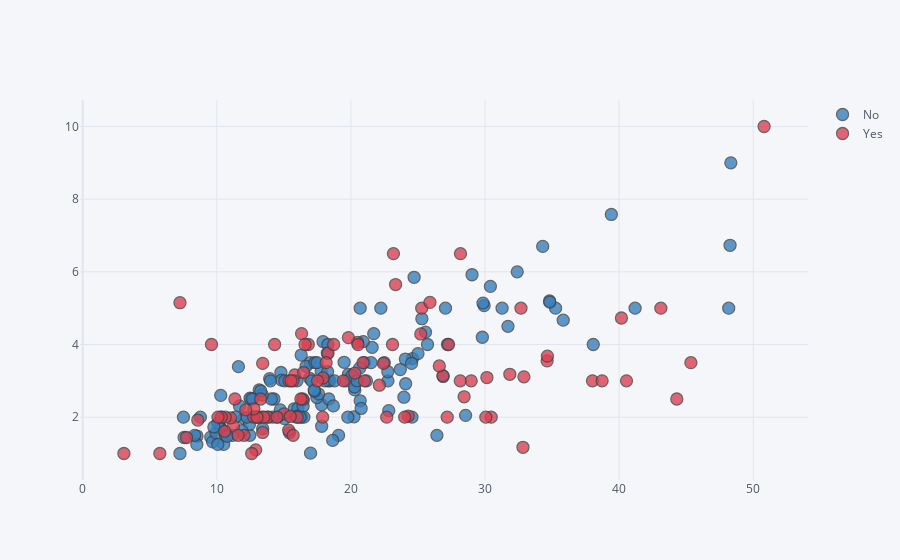

The notebook cell this image was saved under:
### Code cell
df2[['total_bill','tip', 'smoker']].iplot(x = 'total_bill', y = 'tip', colors=['blue', 'red'], categories = 'smoker', mode = 'markers')

### Figure 1 — Plotly figure (JSON) as saved in the notebook; plotly's stock layout.template omitted (floating-point values rounded to 4 significant figures; data arrays with more than 128 entries replaced by an {"elided": "..."} marker saying what was removed)
{"data": [{"marker": {"color": "rgba(55, 128, 191, 1.0)", "line": {"width": 1.3}, "opacity": 0.8, "size": 12, "symbol": "circle"}, "mode": "markers", "name": "No", "textfont": {"color": "#4D5663"}, "type": "scatter", "x": {"elided": "151 float values"}, "y": {"elided": "151 float values"}}, {"marker": {"color": "rgba(219, 64, 82, 1.0)", "line": {"width": 1.3}, "opacity": 0.8, "size": 12, "symbol": "circle"}, "mode": "markers", "name": "Yes", "textfont": {"color": "#4D5663"}, "type": "scatter", "x": [38.01, 11.24, 20.29, 13.81, 11.02, 18.29, 3.07, 15.01, 26.86, 25.28, 17.92, 19.44, 32.68, 28.97, 5.75, 16.32, 40.17, 27.28, 12.03, 21.01, 11.35, 15.38, 44.3, 22.42, 15.36, 20.49, 25.21, 14.31, 16, 17.51, 10.59, 10.63, 50.81, 15.81, 7.25, 31.85, 16.82, 32.9, 17.89, 14.48, 9.6, 34.63, 34.65, 23.33, 45.35, 23.17, 40.55, 20.9, 30.46, 18.15, 23.1, 15.69, 19.81, 28.44, 15.48, 16.58, 10.34, 43.11, 13, 13.51, 18.71, 12.74, 13, 16.4, 20.53, 16.47, 26.59, 38.73, 24.27, 12.76, 30.06, 25.89, 13.27, 28.17, 12.9, 28.15, 11.59, 7.74, 30.14, 12.16, 13.42, 8.58, 13.42, 16.27, 10.09, 22.12, 24.01, 15.69, 15.53, 12.6, 32.83, 27.18, 22.67], "y": [3, 1.76, 3.21, 2, 1.98, 3.76, 1, 2.09, 3.14, 5, 3.08, 3, 5, 3, 1, 4.3, 4.73, 4, 1.5, 3, 2.5, 3, 2.5, 3.48, 1.64, 4.06, 4.29, 4, 2, 3, 1.61, 2, 10, 3.16, 5.15, 3.18, 4, 3.11, 2, 2, 4, 3.55, 3.68, 5.65, 3.5, 6.5, 3, 3.5, 2, 3.5, 4, 1.5, 4.19, 2.56, 2.02, 4, 2, 5, 2, 2, 4, 2.01, 2, 2.5, 4, 3.23, 3.41, 3, 2.03, 2.23, 2, 5.16, 2.5, 6.5, 1.1, 3, 1.5, 1.44, 3.09, 2.2, 3.48, 1.92, 1.58, 2.5, 2, 2.88, 2, 3, 3, 1, 1.17, 2, 2]}], "layout": {"legend": {"bgcolor": "#F5F6F9", "font": {"color": "#4D5663"}}, "paper_bgcolor": "#F5F6F9", "plot_bgcolor": "#F5F6F9", "title": {"font": {"color": "#4D5663"}}, "xaxis": {"gridcolor": "#E1E5ED", "showgrid": true, "tickfont": {"color": "#4D5663"}, "title": {"font": {"color": "#4D5663"}, "text": ""}, "zerolinecolor": "#E1E5ED"}, "yaxis": {"gridcolor": "#E1E5ED", "showgrid": true, "tickfont": {"color": "#4D5663"}, "title": {"font": {"color": "#4D5663"}, "text": ""}, "zerolinecolor": "#E1E5ED"}}}
